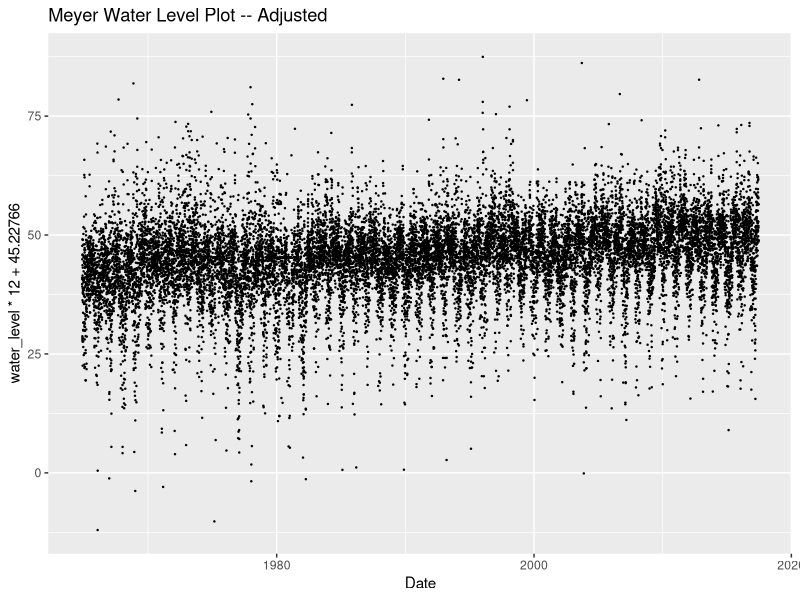
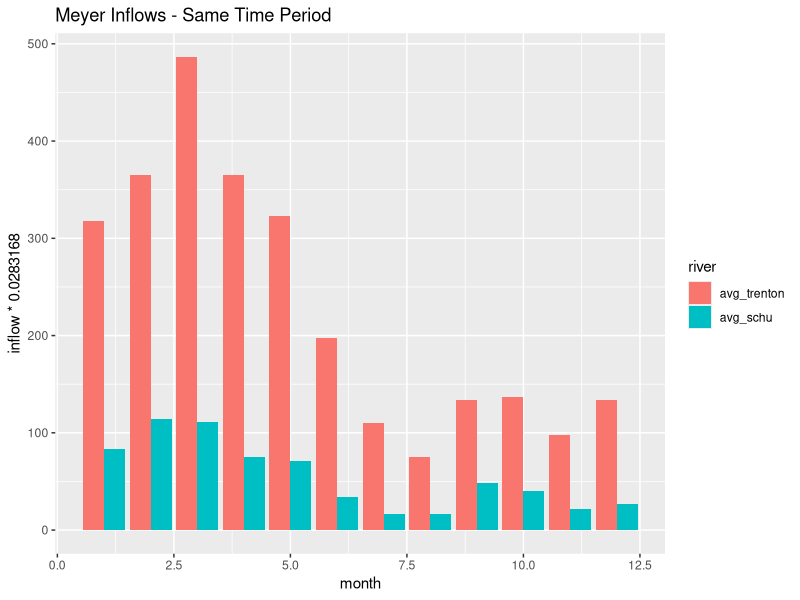
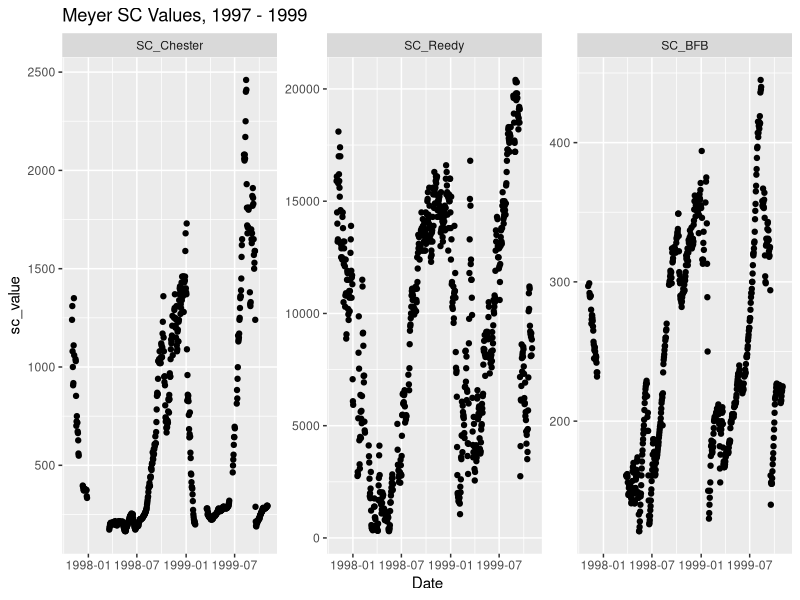
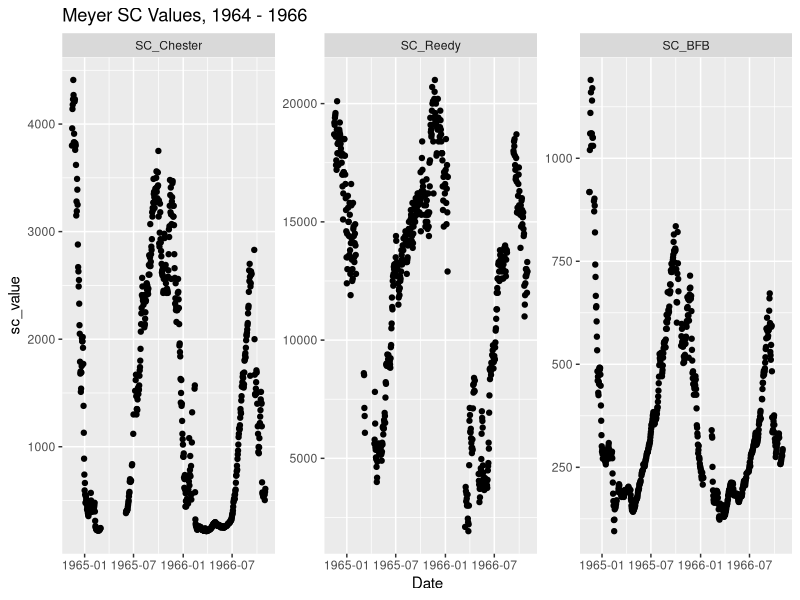

Write R code to recreate these figures, in order.
## ---- chunk 1
library(data.table)
library(lubridate)
library(tidyverse)
library(ggplot2)
library(dplyr)
library(zoo)
## ---- chunk 2
meyer <- fread('../data/raw/meyer_raw_data.csv')
meyer$Date = as.Date(meyer$Date)
meyer$trenton_flow_cfs = as.numeric(meyer$trenton_flow_cfs)
## ---- chunk 3
ggplot(meyer, aes(x = Date, y = water_level*12 + 45.22766))+
  geom_point(size = .2)+
  ggtitle('Meyer Water Level Plot -- Adjusted')
## ---- chunk 4
meyer[, month := month(Date)]


subset_meyer = meyer[(Date <= '1999-11-01' & Date >= '1997-11-01' ) | (Date >= '1964-11-01' & Date <= '1966-11-01')]

monthly_flows = subset_meyer %>% group_by(month) %>%
  summarise(avg_trenton = mean(trenton_flow_cfs, na.rm = TRUE),
            avg_schu = mean(schu_flow_cfs, na.rm = TRUE))

monthly_flows = as.data.table(monthly_flows)

monthly_flows2 = melt(monthly_flows, id.vars = 'month', measure.vars = c('avg_trenton', 'avg_schu'),
                      variable.name = 'river', value.name = 'inflow')

ggplot(monthly_flows2, aes(x = month, y = inflow*0.0283168, fill = river))+
  geom_bar(stat = 'identity', position = 'dodge')+
  #ylim(0,600)+
  ggtitle('Meyer Inflows - Same Time Period')
## ---- chunk 5
sc_values = meyer[, c('Date', 'SC_Chester', 'SC_Reedy', 'SC_BFB')]

sc_values2 = melt(sc_values, id.vars = 'Date', measure.vars = c('SC_Chester', 'SC_Reedy', 'SC_BFB'),
                  variable.name = 'site', value.name = 'sc_value')

sc_values_t1 = sc_values2[ (Date <= '1999-11-01') & (Date >= '1997-11-01')]
sc_values_t2 = sc_values2[(Date >= '1964-11-01') & (Date <= '1966-11-01')]


ggplot(sc_values_t1, aes(x = Date, y = sc_value))+
  facet_wrap(~site, scales = 'free_y')+
  geom_point()+
  ggtitle('Meyer SC Values, 1997 - 1999')


ggplot(sc_values_t2, aes(x = Date, y = sc_value))+
  facet_wrap(~site, scales = 'free_y')+
  geom_point()+
  ggtitle('Meyer SC Values, 1964 - 1966')
